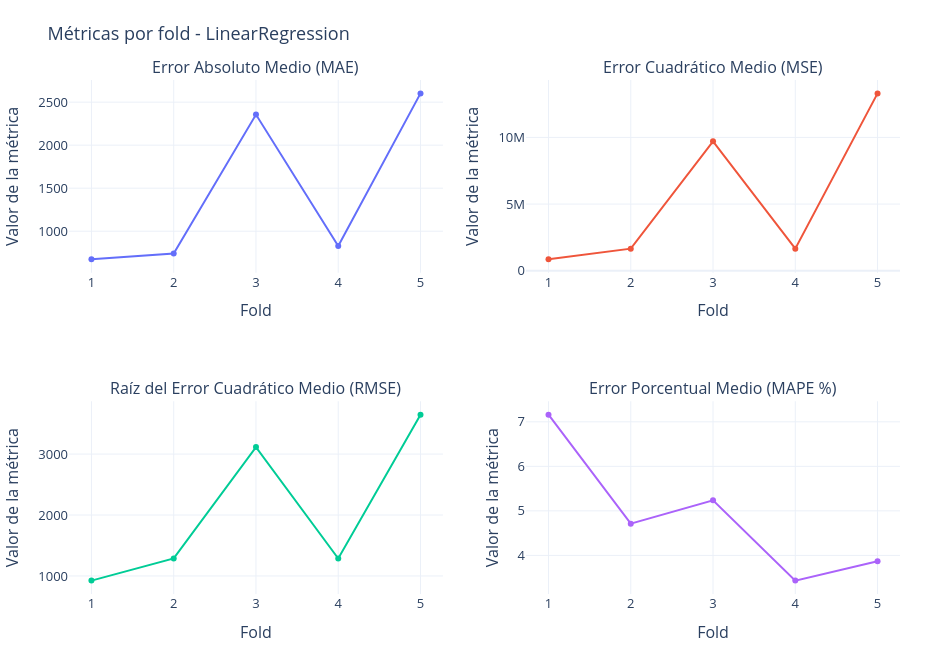
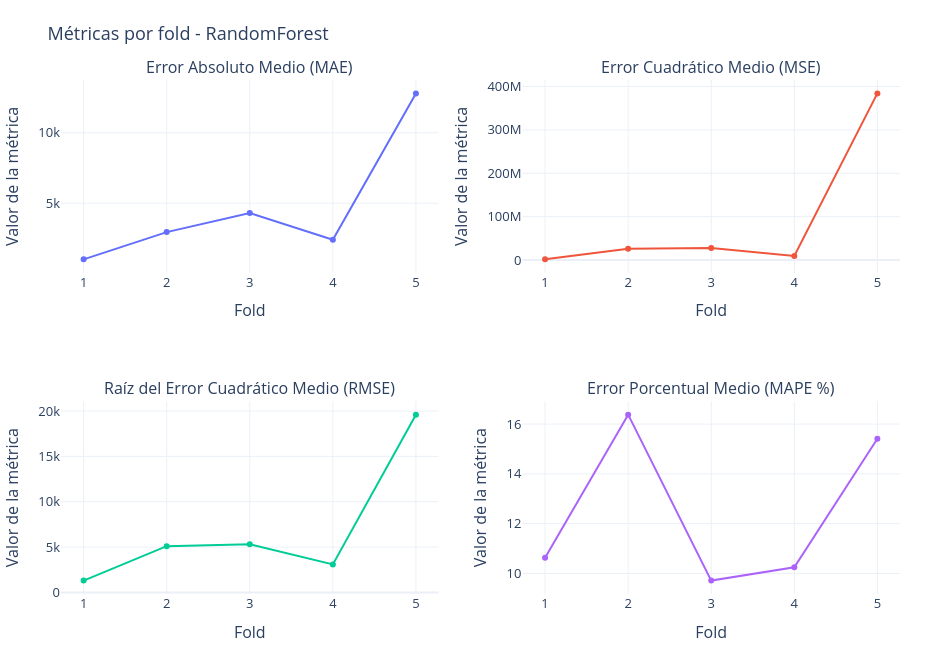
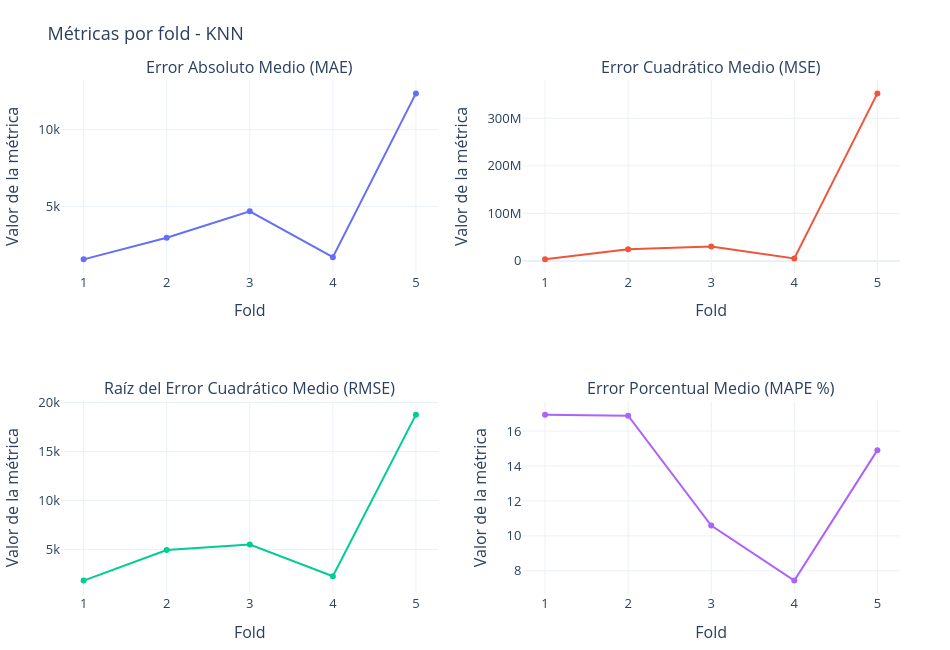

Notebook source saved alongside these figures, in order:
### Code cell
# grafico de métricas por fold (por modelo)
for model_name, res in all_results.items():
    if res.empty:
        print(f"No hay resultados para {model_name}, se omite el gráfico.")
        continue

    metrics = ["val_mae", "val_mse", "val_rmse", "val_mape"]
    metric_titles = {
        "val_mae": "Error Absoluto Medio (MAE)",
        "val_mse": "Error Cuadrático Medio (MSE)",
        "val_rmse": "Raíz del Error Cuadrático Medio (RMSE)",
        "val_mape": "Error Porcentual Medio (MAPE %)"
    }

    fig = make_subplots(rows=2, cols=2, subplot_titles=[metric_titles[m] for m in metrics])

    for i, m in enumerate(metrics):
        row = i // 2 + 1
        col = i % 2 + 1
        fig.add_trace(
            go.Scatter(
                x=res["fold"],
                y=res[m],
                mode="lines+markers",
                name=m.upper(),
                line=dict(width=2),
                marker=dict(size=6)
            ),
            row=row, col=col
        )

    fig.update_layout(
        title=f"Métricas por fold - {model_name}",
        height=650,
        width=950,
        showlegend=False,
        template="plotly_white",
        font=dict(size=13),
        margin=dict(t=80, b=50, l=50, r=50)
    )

    fig.update_xaxes(title_text="Fold")
    fig.update_yaxes(title_text="Valor de la métrica")

    fig.show()

### Figure 1 — Plotly figure (JSON) as saved in the notebook; plotly's stock layout.template omitted (floating-point values rounded to 4 significant figures)
{"data": [{"line": {"width": 2}, "marker": {"size": 6}, "mode": "lines+markers", "name": "VAL_MAE", "type": "scatter", "x": [1, 2, 3, 4, 5], "xaxis": "x", "y": [672.5, 741.5, 2355.0, 828.4, 2602.0], "yaxis": "y"}, {"line": {"width": 2}, "marker": {"size": 6}, "mode": "lines+markers", "name": "VAL_MSE", "type": "scatter", "x": [1, 2, 3, 4, 5], "xaxis": "x2", "y": [852800.0, 1658000.0, 9703000.0, 1653000.0, 13300000.0], "yaxis": "y2"}, {"line": {"width": 2}, "marker": {"size": 6}, "mode": "lines+markers", "name": "VAL_RMSE", "type": "scatter", "x": [1, 2, 3, 4, 5], "xaxis": "x3", "y": [923.5, 1288.0, 3115.0, 1286.0, 3647.0], "yaxis": "y3"}, {"line": {"width": 2}, "marker": {"size": 6}, "mode": "lines+markers", "name": "VAL_MAPE", "type": "scatter", "x": [1, 2, 3, 4, 5], "xaxis": "x4", "y": [7.161, 4.711, 5.237, 3.433, 3.867], "yaxis": "y4"}], "layout": {"annotations": [{"font": {"size": 16}, "showarrow": false, "text": "Error Absoluto Medio (MAE)", "x": 0.225, "xanchor": "center", "xref": "paper", "y": 1, "yanchor": "bottom", "yref": "paper"}, {"font": {"size": 16}, "showarrow": false, "text": "Error Cuadrático Medio (MSE)", "x": 0.775, "xanchor": "center", "xref": "paper", "y": 1, "yanchor": "bottom", "yref": "paper"}, {"font": {"size": 16}, "showarrow": false, "text": "Raíz del Error Cuadrático Medio (RMSE)", "x": 0.225, "xanchor": "center", "xref": "paper", "y": 0.375, "yanchor": "bottom", "yref": "paper"}, {"font": {"size": 16}, "showarrow": false, "text": "Error Porcentual Medio (MAPE %)", "x": 0.775, "xanchor": "center", "xref": "paper", "y": 0.375, "yanchor": "bottom", "yref": "paper"}], "font": {"size": 13}, "height": 650, "margin": {"b": 50, "l": 50, "r": 50, "t": 80}, "showlegend": false, "title": {"text": "Métricas por fold - LinearRegression"}, "width": 950, "xaxis": {"anchor": "y", "domain": [0, 0.45], "title": {"text": "Fold"}}, "xaxis2": {"anchor": "y2", "domain": [0.55, 1], "title": {"text": "Fold"}}, "xaxis3": {"anchor": "y3", "domain": [0, 0.45], "title": {"text": "Fold"}}, "xaxis4": {"anchor": "y4", "domain": [0.55, 1], "title": {"text": "Fold"}}, "yaxis": {"anchor": "x", "domain": [0.625, 1], "title": {"text": "Valor de la métrica"}}, "yaxis2": {"anchor": "x2", "domain": [0.625, 1], "title": {"text": "Valor de la métrica"}}, "yaxis3": {"anchor": "x3", "domain": [0, 0.375], "title": {"text": "Valor de la métrica"}}, "yaxis4": {"anchor": "x4", "domain": [0, 0.375], "title": {"text": "Valor de la métrica"}}}}

### Figure 2 — Plotly figure (JSON) as saved in the notebook; plotly's stock layout.template omitted (floating-point values rounded to 4 significant figures)
{"data": [{"line": {"width": 2}, "marker": {"size": 6}, "mode": "lines+markers", "name": "VAL_MAE", "type": "scatter", "x": [1, 2, 3, 4, 5], "xaxis": "x", "y": [1012.0, 2946.0, 4300.0, 2404.0, 12800.0], "yaxis": "y"}, {"line": {"width": 2}, "marker": {"size": 6}, "mode": "lines+markers", "name": "VAL_MSE", "type": "scatter", "x": [1, 2, 3, 4, 5], "xaxis": "x2", "y": [1703000.0, 26000000.0, 28170000.0, 9552000.0, 384200000.0], "yaxis": "y2"}, {"line": {"width": 2}, "marker": {"size": 6}, "mode": "lines+markers", "name": "VAL_RMSE", "type": "scatter", "x": [1, 2, 3, 4, 5], "xaxis": "x3", "y": [1305.0, 5099.0, 5308.0, 3091.0, 19600.0], "yaxis": "y3"}, {"line": {"width": 2}, "marker": {"size": 6}, "mode": "lines+markers", "name": "VAL_MAPE", "type": "scatter", "x": [1, 2, 3, 4, 5], "xaxis": "x4", "y": [10.63, 16.38, 9.711, 10.25, 15.41], "yaxis": "y4"}], "layout": {"annotations": [{"font": {"size": 16}, "showarrow": false, "text": "Error Absoluto Medio (MAE)", "x": 0.225, "xanchor": "center", "xref": "paper", "y": 1, "yanchor": "bottom", "yref": "paper"}, {"font": {"size": 16}, "showarrow": false, "text": "Error Cuadrático Medio (MSE)", "x": 0.775, "xanchor": "center", "xref": "paper", "y": 1, "yanchor": "bottom", "yref": "paper"}, {"font": {"size": 16}, "showarrow": false, "text": "Raíz del Error Cuadrático Medio (RMSE)", "x": 0.225, "xanchor": "center", "xref": "paper", "y": 0.375, "yanchor": "bottom", "yref": "paper"}, {"font": {"size": 16}, "showarrow": false, "text": "Error Porcentual Medio (MAPE %)", "x": 0.775, "xanchor": "center", "xref": "paper", "y": 0.375, "yanchor": "bottom", "yref": "paper"}], "font": {"size": 13}, "height": 650, "margin": {"b": 50, "l": 50, "r": 50, "t": 80}, "showlegend": false, "title": {"text": "Métricas por fold - RandomForest"}, "width": 950, "xaxis": {"anchor": "y", "domain": [0, 0.45], "title": {"text": "Fold"}}, "xaxis2": {"anchor": "y2", "domain": [0.55, 1], "title": {"text": "Fold"}}, "xaxis3": {"anchor": "y3", "domain": [0, 0.45], "title": {"text": "Fold"}}, "xaxis4": {"anchor": "y4", "domain": [0.55, 1], "title": {"text": "Fold"}}, "yaxis": {"anchor": "x", "domain": [0.625, 1], "title": {"text": "Valor de la métrica"}}, "yaxis2": {"anchor": "x2", "domain": [0.625, 1], "title": {"text": "Valor de la métrica"}}, "yaxis3": {"anchor": "x3", "domain": [0, 0.375], "title": {"text": "Valor de la métrica"}}, "yaxis4": {"anchor": "x4", "domain": [0, 0.375], "title": {"text": "Valor de la métrica"}}}}

### Figure 3 — Plotly figure (JSON) as saved in the notebook; plotly's stock layout.template omitted (floating-point values rounded to 4 significant figures)
{"data": [{"line": {"width": 2}, "marker": {"size": 6}, "mode": "lines+markers", "name": "VAL_MAE", "type": "scatter", "x": [1, 2, 3, 4, 5], "xaxis": "x", "y": [1557.0, 2960.0, 4687.0, 1698.0, 12370.0], "yaxis": "y"}, {"line": {"width": 2}, "marker": {"size": 6}, "mode": "lines+markers", "name": "VAL_MSE", "type": "scatter", "x": [1, 2, 3, 4, 5], "xaxis": "x2", "y": [3279000.0, 24380000.0, 30290000.0, 5087000.0, 352300000.0], "yaxis": "y2"}, {"line": {"width": 2}, "marker": {"size": 6}, "mode": "lines+markers", "name": "VAL_RMSE", "type": "scatter", "x": [1, 2, 3, 4, 5], "xaxis": "x3", "y": [1811.0, 4938.0, 5504.0, 2255.0, 18770.0], "yaxis": "y3"}, {"line": {"width": 2}, "marker": {"size": 6}, "mode": "lines+markers", "name": "VAL_MAPE", "type": "scatter", "x": [1, 2, 3, 4, 5], "xaxis": "x4", "y": [16.94, 16.88, 10.59, 7.436, 14.91], "yaxis": "y4"}], "layout": {"annotations": [{"font": {"size": 16}, "showarrow": false, "text": "Error Absoluto Medio (MAE)", "x": 0.225, "xanchor": "center", "xref": "paper", "y": 1, "yanchor": "bottom", "yref": "paper"}, {"font": {"size": 16}, "showarrow": false, "text": "Error Cuadrático Medio (MSE)", "x": 0.775, "xanchor": "center", "xref": "paper", "y": 1, "yanchor": "bottom", "yref": "paper"}, {"font": {"size": 16}, "showarrow": false, "text": "Raíz del Error Cuadrático Medio (RMSE)", "x": 0.225, "xanchor": "center", "xref": "paper", "y": 0.375, "yanchor": "bottom", "yref": "paper"}, {"font": {"size": 16}, "showarrow": false, "text": "Error Porcentual Medio (MAPE %)", "x": 0.775, "xanchor": "center", "xref": "paper", "y": 0.375, "yanchor": "bottom", "yref": "paper"}], "font": {"size": 13}, "height": 650, "margin": {"b": 50, "l": 50, "r": 50, "t": 80}, "showlegend": false, "title": {"text": "Métricas por fold - KNN"}, "width": 950, "xaxis": {"anchor": "y", "domain": [0, 0.45], "title": {"text": "Fold"}}, "xaxis2": {"anchor": "y2", "domain": [0.55, 1], "title": {"text": "Fold"}}, "xaxis3": {"anchor": "y3", "domain": [0, 0.45], "title": {"text": "Fold"}}, "xaxis4": {"anchor": "y4", "domain": [0.55, 1], "title": {"text": "Fold"}}, "yaxis": {"anchor": "x", "domain": [0.625, 1], "title": {"text": "Valor de la métrica"}}, "yaxis2": {"anchor": "x2", "domain": [0.625, 1], "title": {"text": "Valor de la métrica"}}, "yaxis3": {"anchor": "x3", "domain": [0, 0.375], "title": {"text": "Valor de la métrica"}}, "yaxis4": {"anchor": "x4", "domain": [0, 0.375], "title": {"text": "Valor de la métrica"}}}}
